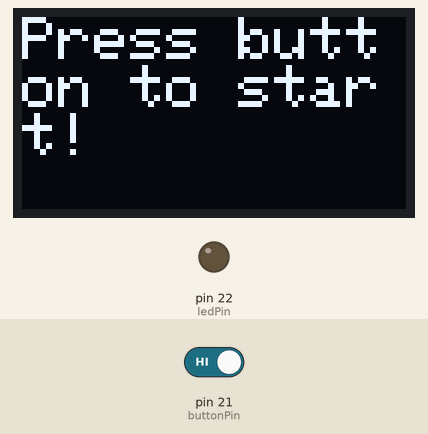
Simulated run of this sketch. Board: Arduino Mega 2560, built with avr-gcc and run on an emulated ATmega2560. On the bench: 128×64 one-colour display, output pins drawn as LEDs (lit = HIGH). The inputs (shaded band) are chosen by the test bench; at power-on: pin 21 (buttonPin) HIGH. What the sketch prints to the serial monitor is not drawn.

Above: at 1.2 s.
1.3 s: pin 21 (buttonPin) driven LOW
At 15.0 s:
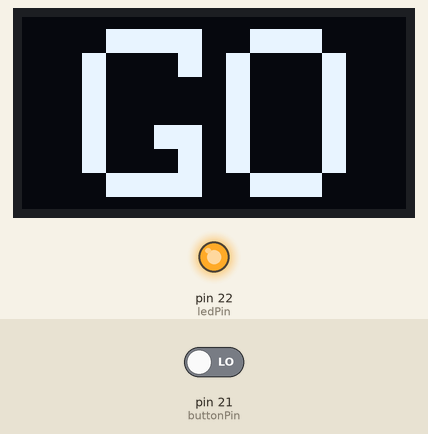
16.3 s: pin 21 (buttonPin) driven HIGH
At 16.8 s:
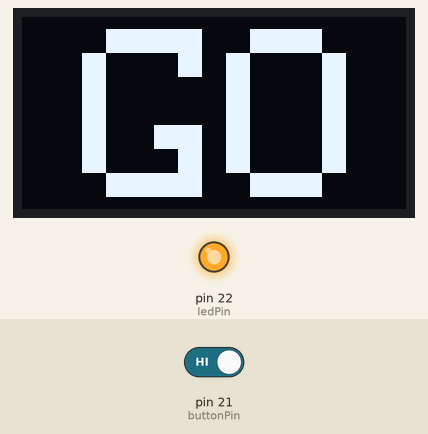
31.3 s: pin 21 (buttonPin) driven LOW
At 34.9 s:
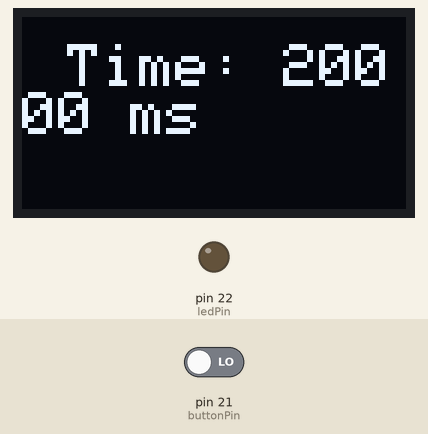
Timing chart, 0 to 49.8 s (numbered marks = the images above; inputs shaded):
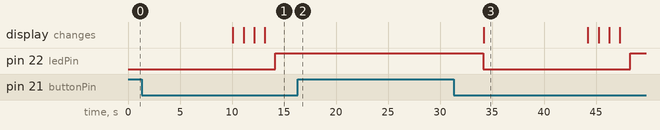

The sketch:

Testcode_0.1.ino
```cpp
// The first verson, test if the screen can light up
#include <SPI.h>
#include <Wire.h>
#include <Adafruit_GFX.h>
#include <Adafruit_SSD1306.h>

#define SCREEN_WIDTH 128
#define SCREEN_HEIGHT 64
#define OLED_RESET    -1
#define SCREEN_ADDRESS 0x3C

#define ledPin 22
#define buttonPin 21

Adafruit_SSD1306 display(SCREEN_WIDTH, SCREEN_HEIGHT, &Wire, OLED_RESET);

  unsigned long reactionTime;
  bool gameStarted = false;

void setup() {
  Serial.begin(115200);
  pinMode(ledPin, OUTPUT);
  pinMode(buttonPin, INPUT_PULLUP);
  digitalWrite(ledPin, LOW);
  display.begin(SSD1306_SWITCHCAPVCC, SCREEN_ADDRESS);
  display.clearDisplay();

  display.setTextSize(2);
  display.setTextColor(WHITE);
  display.setCursor(0, 0);
  display.println("Press button to start!");
  display.display();
  Serial.println("Successfully inialiazed");
}

void loop() {
  Serial.print(F("gameStarted: "));
  Serial.println(gameStarted ? "true" : "false");
  delay(10000);
  if (!gameStarted) {
    if (digitalRead(buttonPin) == LOW) {
      Serial.println("Button pressed");
      gameStarted = true;
      startCountdown();
      digitalWrite(ledPin, HIGH);
      reactionTime = millis();
    }
  } else {
    if (digitalRead(buttonPin) == LOW) {
      digitalWrite(ledPin, LOW);
      reactionTime = millis() - reactionTime;
      displayReactionTime(reactionTime);
      gameStarted = false;
    }
  }
}

void startCountdown() {
  Serial.println("Strat Countdown");

  display.clearDisplay();
  for (int i = 3; i > 0; i--) {
    display.setCursor(41, 3);
    display.setTextSize(8);
    display.setTextColor(WHITE);
    display.println(i);
    display.display();
    delay(1000);
    display.clearDisplay();
  }
  display.setCursor(20, 4);
  display.setTextSize(8);
  display.setTextColor(WHITE);
  display.println("GO");
  display.display();
  delay(1000);
}

void displayReactionTime(unsigned long time) {
  display.clearDisplay();
  display.setCursor(15, 9);
  display.setTextSize(2);
  display.setTextColor(WHITE);
  display.print("Time: ");
  display.print(time);
  display.println(" ms");
  display.display();
}
```

Measured:
- after the input at 1.3 s, pin 22 (ledPin): LOW → HIGH after 12.9 s; the display: first changes after 8.8 s (image 1 shows a later state)
- after the input at 16.3 s, pin 22 (ledPin): stays HIGH (without the input it goes to LOW after 7.9 s)
- after the input at 31.3 s, pin 22 (ledPin): HIGH → LOW after 2.9 s, → HIGH 14.1 s later; the display: changes after 2.9 s (image 3)
